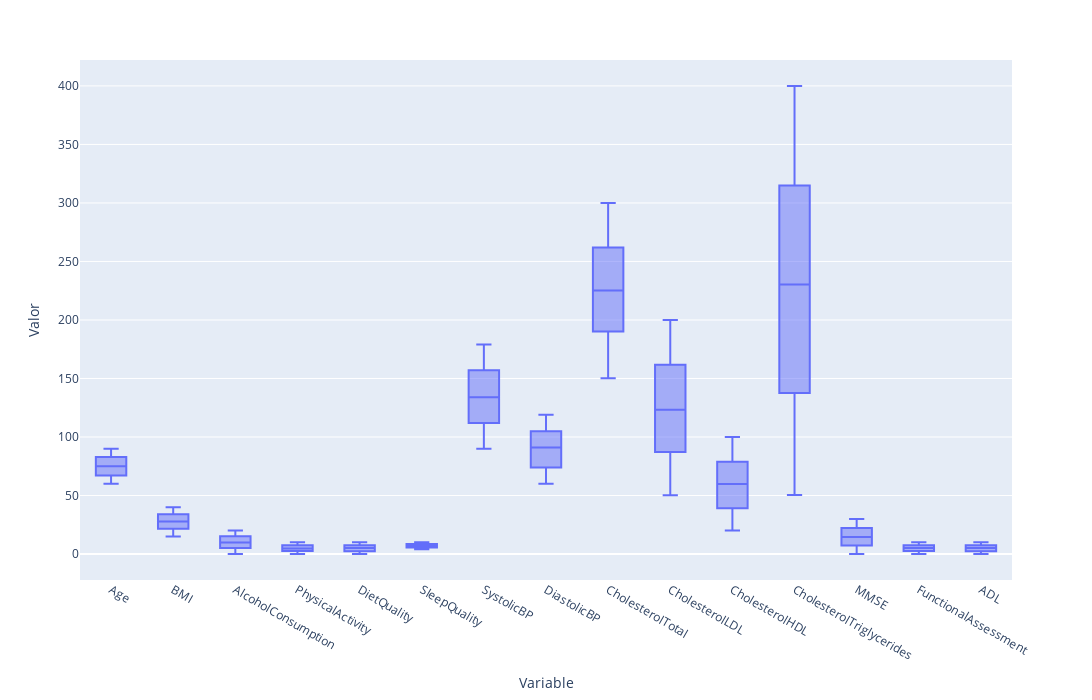

The notebook cell saved with this chart:
### Markdown cell above
<div id="anali" style="color:#37475a; border-bottom: 7px solid orange; width: 100%; margin-bottom: 15px; padding-bottom: 2px"><h2>Analysis of Outliers</h2> </div>

### Code cell
numeric_features = [
    'Age', 'BMI', 'AlcoholConsumption', 'PhysicalActivity', 'DietQuality',
    'SleepQuality', 'SystolicBP', 'DiastolicBP', 'CholesterolTotal',
    'CholesterolLDL', 'CholesterolHDL', 'CholesterolTriglycerides',
    'MMSE', 'FunctionalAssessment', 'ADL'
]


fig = px.box(
    data[numeric_features].melt(var_name="Variable", value_name="Valor"),
    x="Variable",
    y="Valor"
)

fig.update_layout(height=700, width=1400)
fig.show()

### Figure 1 — Plotly figure (JSON) as saved in the notebook; plotly's stock layout.template omitted (floating-point values rounded to 4 significant figures; data arrays with more than 128 entries replaced by an {"elided": "..."} marker saying what was removed)
{"data": [{"alignmentgroup": "True", "hovertemplate": "Variable=%{x}<br>Valor=%{y}<extra></extra>", "legendgroup": "", "marker": {"color": "#636efa"}, "name": "", "notched": false, "offsetgroup": "", "orientation": "v", "showlegend": false, "type": "box", "x": {"elided": "32235 str values"}, "x0": " ", "xaxis": "x", "y": {"elided": "32235 float values"}, "y0": " ", "yaxis": "y"}], "layout": {"boxmode": "group", "height": 700, "legend": {"tracegroupgap": 0}, "margin": {"t": 60}, "width": 1400, "xaxis": {"anchor": "y", "domain": [0, 1], "title": {"text": "Variable"}}, "yaxis": {"anchor": "x", "domain": [0, 1], "title": {"text": "Valor"}}}}
